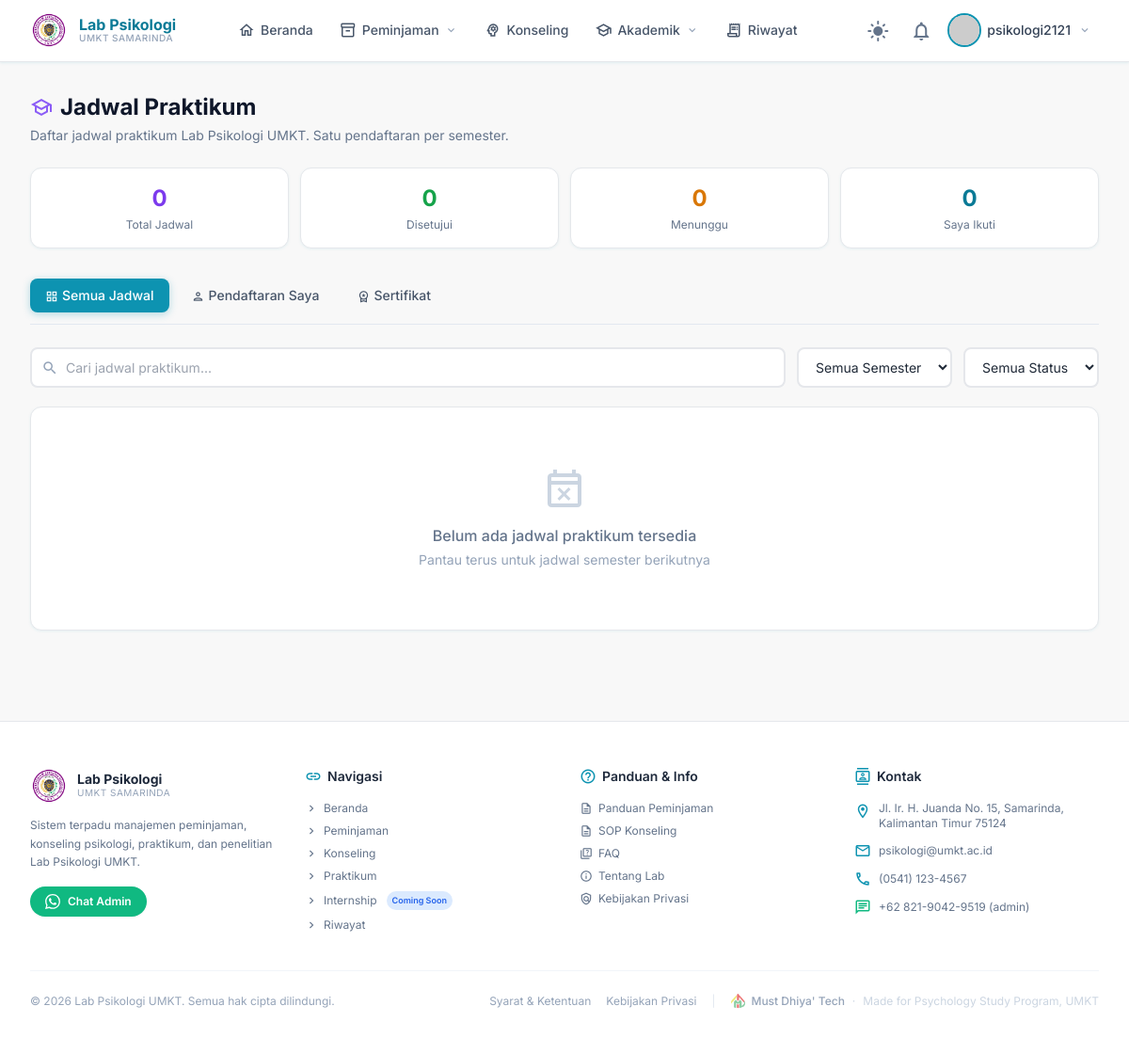
/praktikum/ (signed in), run on an earlier commit of the app's database.
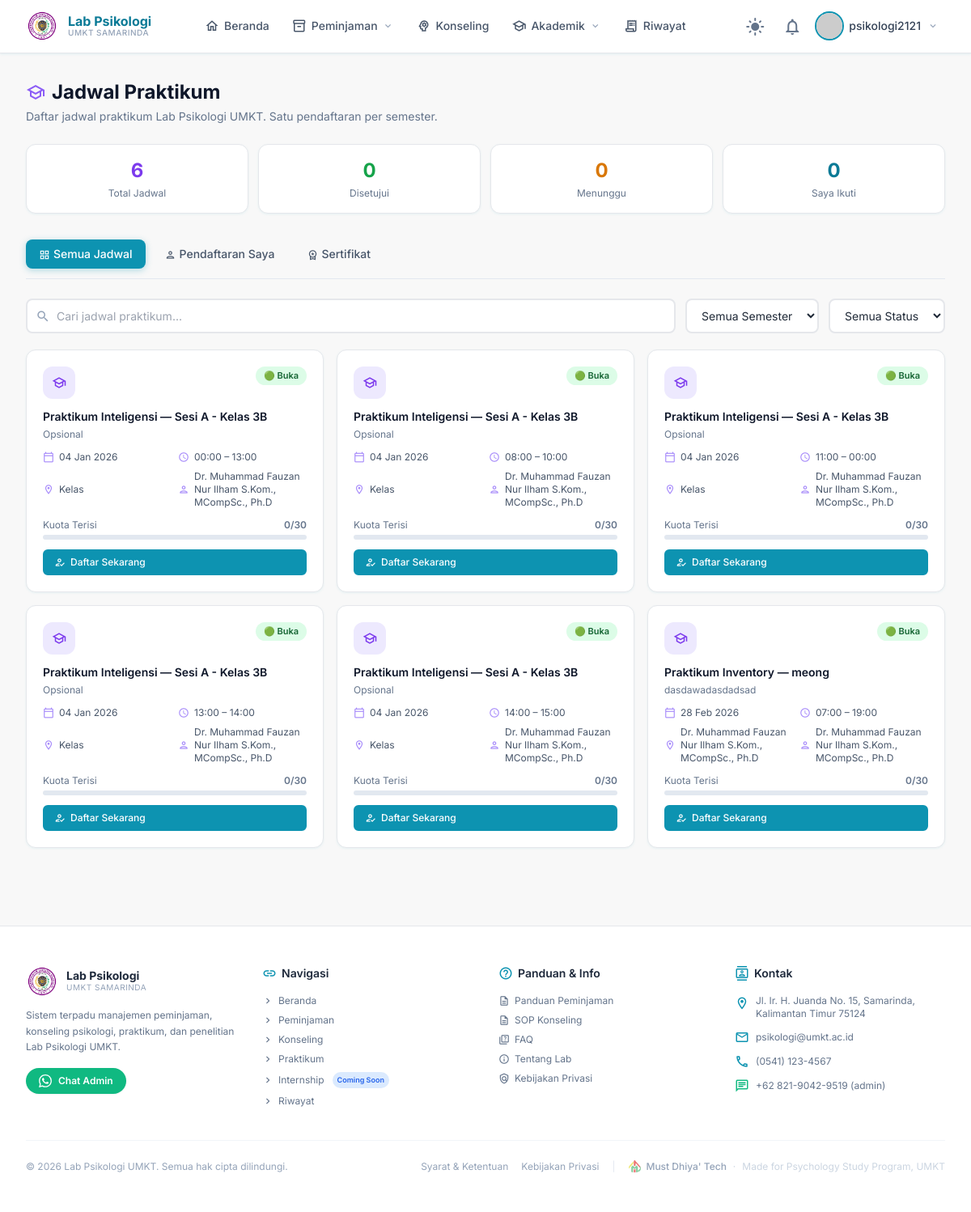
And on a later commit of the database.
### practicum/models.py (models this page shows, shortened)
class Practicum(TimeStampedModel):
    TYPE_CHOICES = (
        ('inteligensi', 'Praktikum Inteligensi'),
        ('inventory',   'Praktikum Inventory'),
        ('wawancara',   'Praktikum Wawancara'),
        ('konseling',   'Praktikum Konseling'),
    )
    type         = models.CharField(max_length=20, choices=TYPE_CHOICES)
    session_name = models.CharField(max_length=100, verbose_name='Nama Sesi')
    lecturer     = models.ForeignKey(
        Lecturer,
        on_delete=models.PROTECT,
        related_name='practicum_sessions',
        verbose_name='Dosen Pengampu'
    )
    room         = models.ForeignKey(Room, on_delete=models.PROTECT, verbose_name='Ruangan')
    date         = models.DateField(verbose_name='Tanggal')
    start_time   = models.TimeField(verbose_name='Jam Mulai')
    end_time     = models.TimeField(verbose_name='Jam Selesai')
    capacity     = models.PositiveIntegerField(
        validators=[MinValueValidator(1)],
        verbose_name='Kapasitas'
    )
    description  = models.TextField(blank=True, null=True, verbose_name='Deskripsi')
    is_active    = models.BooleanField(default=True)
    class Meta:
        ordering = ['date', 'start_time']
        verbose_name = 'Jadwal Praktikum'
        verbose_name_plural = 'Jadwal Praktikum'
        unique_together = [
            ['room', 'date', 'start_time'],
        ]
    @property
    def registered_count(self):
        return self.registrations.filter(
            status__in=['pending', 'approved', 'waitlist']
        ).count()
    @property
    def is_full(self):
        return self.registered_count >= self.capacity
    @property
    def is_almost_full(self):
        return self.registered_count >= (self.capacity * 0.8)
    @property
    def fill_percentage(self):
        if self.capacity == 0:
            return 0
        return min(int((self.registered_count / self.capacity) * 100), 100)

### rooms/models.py (models this page shows, shortened)
class Room(TimeStampedModel):
    ROOM_TYPE_CHOICES = (
        ('lab',     'Laboratorium'),
        ('class',   'Kelas / Ruang Teori'),
        ('office',  'Ruang Kantor'),
        ('other',   'Lainnya'),
    )
    code        = models.CharField(max_length=10, unique=True)
    name        = models.CharField(max_length=100)
    room_type   = models.CharField(
        max_length=20,
        choices=ROOM_TYPE_CHOICES,
        default='lab',
    )
    capacity    = models.PositiveIntegerField(validators=[MinValueValidator(1)])
    description = models.TextField(blank=True, null=True)
    is_active   = models.BooleanField(default=True)
    class Meta:
        ordering = ['code']
        verbose_name = 'Room'
        verbose_name_plural = 'Rooms'

### research/models.py (models this page shows, shortened)
class Lecturer(TimeStampedModel):
    FOCUS_CHOICES = (
        ('klinis',       'Psikologi Klinis'),
        ('perkembangan', 'Psikologi Perkembangan'),
        ('sosial',       'Psikologi Sosial'),
        ('industri',     'Psikologi Industri & Organisasi'),
        ('agama',   'Psikologi Islam'),
        ('pendidikan',   'Psikologi Pendidikan'),
        ('umum',         'Umum'),
    )
    name         = models.CharField(max_length=200, verbose_name='Nama Dosen')
    nip          = models.CharField(max_length=50, blank=True, null=True, verbose_name='NIP')
    focus        = models.CharField(max_length=20, choices=FOCUS_CHOICES, verbose_name='Bidang Fokus')
    email        = models.EmailField(blank=True, null=True)
    phone        = models.CharField(max_length=20, blank=True, null=True)
    photo        = models.ImageField(upload_to='lecturers/', blank=True, null=True)
    bio          = models.TextField(blank=True, null=True, verbose_name='Deskripsi Singkat')
    is_active    = models.BooleanField(default=True)
    class Meta:
        ordering = ['focus', 'name']
        verbose_name = 'Dosen'
        verbose_name_plural = 'Dosen'

### practicum/views.py (the view)
# urls.py: path('',                                    views.PraktikumMainView.as_view(),       name='practicum-list'),
class PraktikumMainView(LoginRequiredMixin, TemplateView):
    template_name = 'praktikumMain.html'
    def get_context_data(self, **kwargs):
        ctx  = super().get_context_data(**kwargs)
        user = self.request.user
        ctx['practicum_list'] = Practicum.objects.filter(
            is_active=True
        ).select_related('lecturer', 'room').order_by('date', 'start_time')
        my_regs = PracticumRegistration.objects.filter(
            student=user,
            status__in=['pending', 'approved', 'waitlist']
        ).select_related('practicum', 'practicum__lecturer', 'practicum__room')
        ctx['my_registrations']    = my_regs
        ctx['registered_ids']      = set(my_regs.values_list('practicum_id', flat=True))
        ctx['has_any_registration'] = my_regs.exists()  # ← lock tombol jadwal lain
        ctx['stats'] = {
            'total_jadwal': Practicum.objects.filter(is_active=True).count(),
            'my_pending':   my_regs.filter(status='pending').count(),
            'my_approved':  my_regs.filter(status='approved').count(),
        }
        return ctx

### accounts/models.py (called while the page is built)
    def get_full_name(self):
        return f"{self.first_name} {self.last_name}".strip() or self.username

    @property
    def is_umkt(self):
        return self.user_type == 'umkt'

### core/context_processors.py (called while the page is built)
def media_url(request):
    return {
        'MEDIA_URL': settings.MEDIA_URL,
    }

### templates/praktikumMain.html (shortened to what the changed rows need)
{% extends 'base.html' %}
{% load static %}
{% block content %}
<div class="max-w-7xl mx-auto px-4 sm:px-6 lg:px-8 py-8" id="jadwal">
  <div class="mb-8">
    <div class="flex items-start justify-between flex-wrap gap-4">
      <div>
        <h1 class="text-2xl font-bold text-slate-900 dark:text-slate-100 flex items-center gap-2">
          <span class="material-icons-outlined text-violet-500">school</span>
          Jadwal Praktikum
        </h1>
      </div>
    </div>
    <div class="grid grid-cols-2 sm:grid-cols-4 gap-3 mt-6">
      <div class="card p-4 text-center">
        <p class="text-2xl font-bold text-violet-600 dark:text-violet-400">{{ stats.total_jadwal }}</p>
        <p class="text-xs text-slate-500 dark:text-slate-400 mt-1">Total Jadwal</p>
      </div>
    </div>
  </div>
  <div id="tab-semua" class="tab-content active" id="jadwal">
    {% if practicum_list %}
    <div class="grid grid-cols-1 md:grid-cols-2 lg:grid-cols-3 gap-4" id="praktikum-grid">
      {% for p in practicum_list %}
      <div class="schedule-card card p-5 praktikum-item"
          data-id="{{ p.id }}"
          data-title="{{ p.session_name|lower }}"
          data-status="{% if not p.is_active %}closed{% elif p.is_full %}full{% elif p.is_almost_full %}waitlist{% else %}open{% endif %}">
        <div class="flex items-start justify-between gap-2 mb-3">
          <div class="w-10 h-10 rounded-xl bg-violet-100 dark:bg-violet-900/30 flex items-center justify-center flex-shrink-0">
            <span class="material-icons-outlined text-violet-600 dark:text-violet-400 mat-sm">school</span>
          </div>
          <span class="status-badge
            {% if not p.is_active %}badge-closed
            {% elif p.is_full %}badge-full
            {% elif p.is_almost_full %}badge-waitlist
            {% else %}badge-open{% endif %}">
          </span>
        </div>
        <h3 class="font-semibold text-slate-900 dark:text-slate-100 text-sm mb-1">
          {{ p.get_type_display }} — {{ p.session_name }}
        </h3>
        <p class="text-xs text-slate-500 dark:text-slate-400 mb-3">
          {{ p.description|default:""|truncatechars:80 }}
        </p>
        <div class="grid grid-cols-2 gap-2 mb-3 text-xs">
          <div class="flex items-center gap-1.5 text-slate-600 dark:text-slate-400">
            <span class="material-icons-outlined mat-xs text-violet-400">calendar_today</span>
            {{ p.date|date:"d M Y" }}
          </div>
          <div class="flex items-center gap-1.5 text-slate-600 dark:text-slate-400">
            <span class="material-icons-outlined mat-xs text-violet-400">schedule</span>
            {{ p.start_time|time:"H:i" }} – {{ p.end_time|time:"H:i" }}
          </div>
          <div class="flex items-center gap-1.5 text-slate-600 dark:text-slate-400">
            <span class="material-icons-outlined mat-xs text-violet-400">location_on</span>
            {{ p.room.name }}
          </div>
          <div class="flex items-center gap-1.5 text-slate-600 dark:text-slate-400">
            <span class="material-icons-outlined mat-xs text-violet-400">person</span>
            {{ p.lecturer.name }}
          </div>
        </div>
        <div class="mb-3">
          <div class="flex justify-between text-xs text-slate-500 dark:text-slate-400 mb-1">
            <span>Kuota Terisi</span>
            <span class="font-semibold quota-text">{{ p.registered_count }}/{{ p.capacity }}</span>
          </div>
          <div class="quota-bar">
          </div>
        </div>
        {% if user.is_authenticated %}
          {% if p.id in registered_ids %}
          <button class="btn btn-secondary w-full btn-sm" disabled>
            <span class="material-icons-outlined mat-xs">check_circle</span>
            Sudah Terdaftar
          </button>
          {% elif not p.is_active %}
          <button class="btn btn-secondary w-full btn-sm" disabled>
            <span class="material-icons-outlined mat-xs">lock</span>
            Pendaftaran Ditutup
          </button>
          {% else %}
          <button onclick="openDaftarModal({{ p.id }}, '{{ p.session_name|escapejs }}')"
                  class="btn btn-primary w-full btn-sm btn-daftar">
          </button>
          {% endif %}
        {% else %}
        <a href="/login/?next=/praktikum/" class="btn btn-outline w-full btn-sm no-underline">
          <span class="material-icons-outlined mat-xs">login</span>
          Login untuk Daftar
        </a>
        {% endif %}
      </div>
      {% endfor %}
    </div>
    {% else %}
    <div class="card p-16 text-center">
      <span class="material-icons-outlined mat-xl text-slate-300 dark:text-slate-600 mb-3">event_busy</span>
      <p class="font-medium text-slate-500 dark:text-slate-400">Belum ada jadwal praktikum tersedia</p>
      <p class="text-sm text-slate-400 dark:text-slate-500 mt-1">Pantau terus untuk jadwal semester berikutnya</p>
    </div>
    {% endif %}
  </div>
</div>
{% endblock %}

What changed in the data, as far as the page shows it:
added Practicum: type "Praktikum Inteligensi", session_name "Sesi A - Kelas 3B", description "Opsional", date "04 Jan 2026", start_time "00:00", end_time "13:00", room.name "Kelas", lecturer.name "Dr. Muhammad Fauzan Nur Ilham S.Kom., MCompSc., Ph.D"
added Practicum: type "Praktikum Inteligensi", session_name "Sesi A - Kelas 3B", description "Opsional", date "04 Jan 2026", start_time "08:00", end_time "10:00", room.name "Kelas", lecturer.name "Dr. Muhammad Fauzan Nur Ilham S.Kom., MCompSc., Ph.D"
added Practicum: type "Praktikum Inteligensi", session_name "Sesi A - Kelas 3B", description "Opsional", date "04 Jan 2026", start_time "11:00", end_time "00:00", room.name "Kelas", lecturer.name "Dr. Muhammad Fauzan Nur Ilham S.Kom., MCompSc., Ph.D"
added Practicum: type "Praktikum Inteligensi", session_name "Sesi A - Kelas 3B", description "Opsional", date "04 Jan 2026", start_time "13:00", end_time "14:00", room.name "Kelas", lecturer.name "Dr. Muhammad Fauzan Nur Ilham S.Kom., MCompSc., Ph.D"
added Practicum: type "Praktikum Inteligensi", session_name "Sesi A - Kelas 3B", description "Opsional", date "04 Jan 2026", start_time "14:00", end_time "15:00", room.name "Kelas", lecturer.name "Dr. Muhammad Fauzan Nur Ilham S.Kom., MCompSc., Ph.D"
now on this page (row edited): Practicum: type "Praktikum Inventory", session_name "meong", description "dasdawadasdadsad", date "28 Feb 2026", start_time "07:00", end_time "19:00", room.name "Dr. Muhammad Fauzan Nur Ilham S.Kom., MCompSc., Ph.D", lecturer.name "Dr. Muhammad Fauzan Nur Ilham S.Kom., MCompSc., Ph.D"
Also different on the page:
{{ stats.total_jadwal }}: "0" → "6"
text no longer shown: "Belum ada jadwal praktikum tersedia Pantau terus untuk jadwal semester berikutnya"
